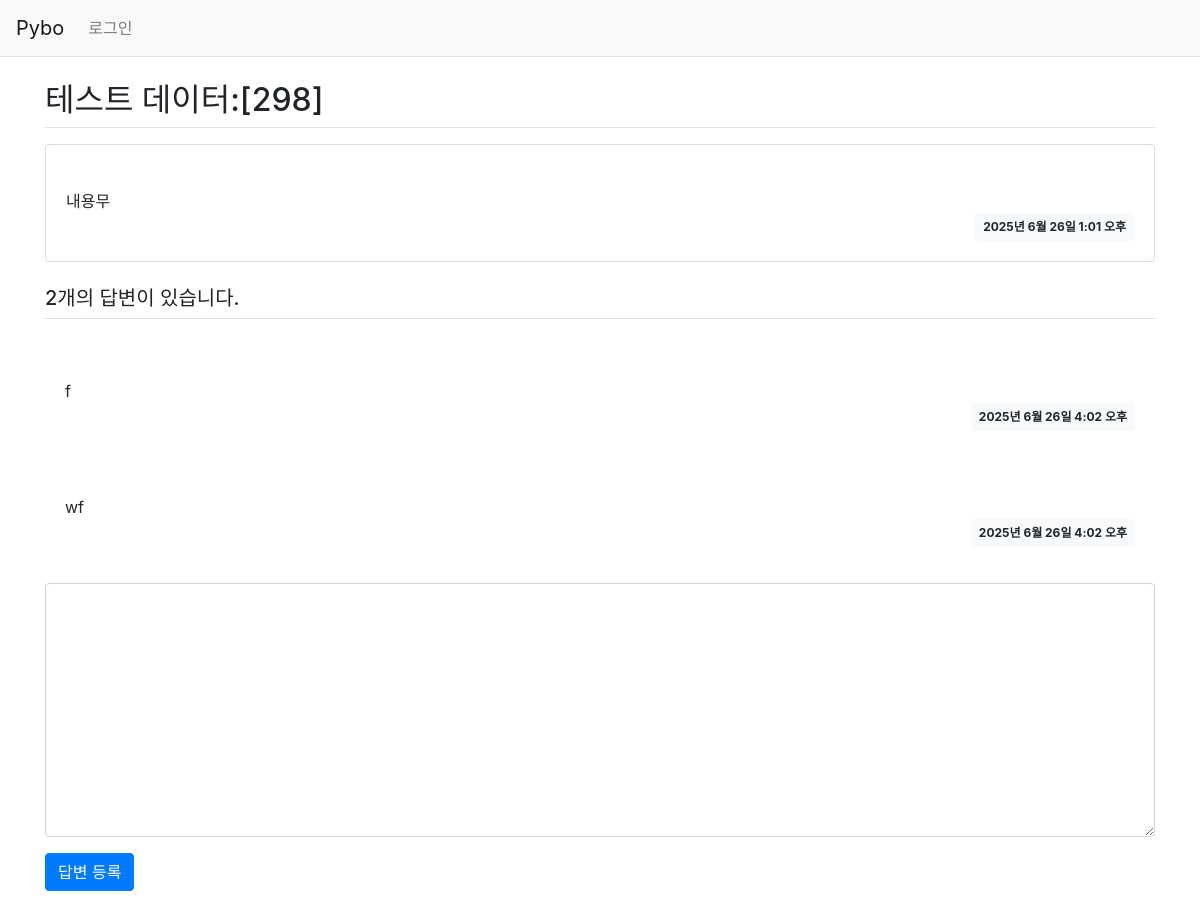
Page /pybo/305/ on the committed database.
### pybo/models.py (models this page shows, shortened)
class Question(models.Model):
    subject = models.CharField(max_length=200)
    content = models.TextField()
    create_date = models.DateTimeField()

class Answer(models.Model):
    question = models.ForeignKey(Question, on_delete=models.CASCADE)
    content = models.TextField()
    create_date = models.DateTimeField()

### pybo/views.py (the view)
# urls.py: path('<int:question_id>/', views.detail, name='detail'),
def detail(request, question_id):
    question = get_object_or_404(Question, pk=question_id)
    context = {'question': question}
    return render(request, 'pybo/question_detail.html', context)

### templates/pybo/question_detail.html (shortened to what this page needs)
{% extends 'base.html' %}
{% block content %}
<div class="container my-3">
    <h2 class="border-bottom py-2">{{ question.subject }}</h2>
    <div class="card my-3">
        <div class="card-body">
            <div class="card-text" style="white-space: pre-line;">
                {{ question.content }}
            </div>
            <div class="d-flex justify-content-end">
                <div class="badge badge-light p-2">
                    {{ question.create_date }}
                </div>
            </div>
        </div>
    </div>
    <h5 class="border-bottom my-3 py-2">
        {{ question.answer_set.count }}개의 답변이 있습니다.
    </h5>
    {% for answer in question.answer_set.all %}
    <div class="card-body">
        <div class="card-text" style="white-space: pre-line">
            {{ answer.content }}
        </div>
        <div class="d-flex justify-content-end">
            <div class="badge badge-light p-2">
                {{ answer.create_date }}
            </div>
        </div>
    </div>
    {% endfor %}
    <form action="{% url 'pybo:answer_create' question.id %}"
          method="post" class="my-3">
        <div class="form-group">
            <textarea name="content" id="content"
                      class="form-control" rows="10"></textarea>
        </div>
        <input type="submit" value="답변 등록" class="btn btn-primary">
    </form>
</div>
{% endblock %}

### rows in the picture
Question: subject "테스트 데이터:[298]", content "내용무", create_date "2025년 6월 26일 1:01 오후", answer_set.count "2"
Answer: content "f", create_date "2025년 6월 26일 4:02 오후"
Answer: content "wf", create_date "2025년 6월 26일 4:02 오후"
